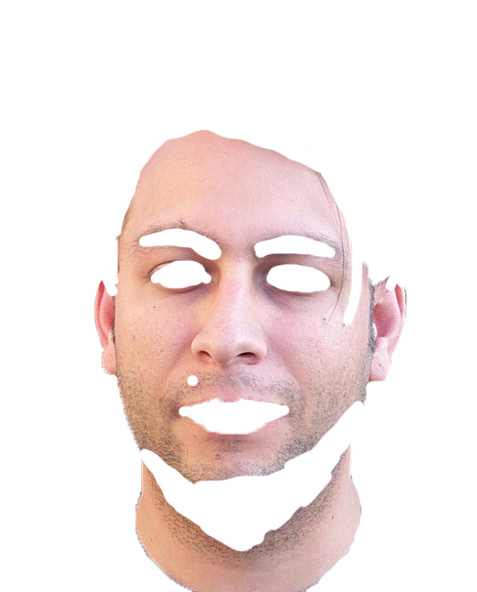
%> input picture skin/db0_2.jpg, 477 x 592 px; its folder holds 4 pictures in this run
$ octave --eval "result = skinprobabilitymatrix;"   (GNU Octave 9; MATLAB toolbox functions it lacks are replaced by stand-ins)
%> lines starting %> are read from the running program, lines starting %| are printed output that depends on the picture; in (x1, y1, x2, y2) boxes, pixels count from 0 and x2, y2 are one past the last pixel; in counts of white or black regions, pixels touching at a corner belong together; the program's own positions count from 1
function [prob_image] = skinprobabilitymatrix()
folder = "skin"; %%locate folder
imagefiles = dir(fullfile(folder,'*.jpg')); %%store the images
nfiles = length(imagefiles); %%define number of images.
Im = cell(1,nfiles); %%Allocate space

prob_image = zeros(256);

%Looping trough all skinmasks
for i = 1:nfiles

  filename=fullfile(folder,imagefiles(i).name); %%get filename of current image.
  %%subplot(nfiles, nfiles, i); %%define location to plot the image in our subplot.
  Im{i}=im2double(imread(filename)); %%Read the imagefile, convert to double and store it.
  %%imshow(Im{i}) %%Show the current image in a subplot.

  YCbCr = rgb2ycbcr(Im{i}); %%convert the first image in our folder to YCbCr.
%> YCbCr: size 592x477x3 double; mean of channels 1, 2, 3 0.854, 0.491, 0.525
  [Y, Cb, Cr] = imsplit(YCbCr); %%split the image into Y, Cb and Cr.'
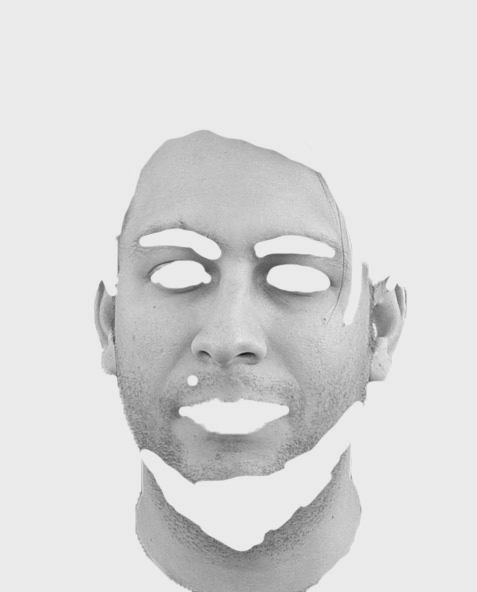
%> Y: size 592x477 double; min 0.099, max 0.922, mean 0.854
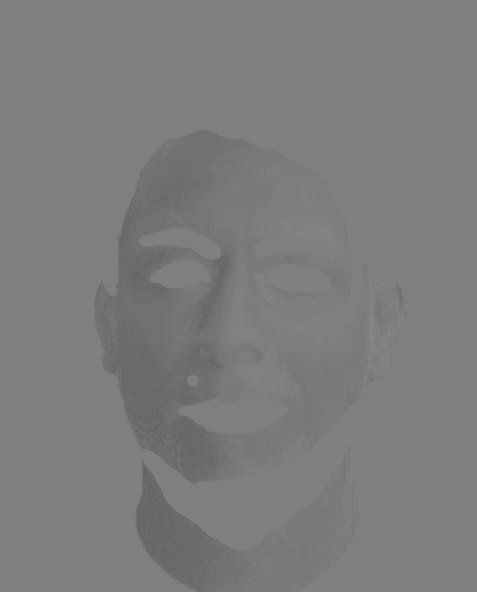
%> Cb: size 592x477 double; min 0.391, max 0.529, mean 0.491
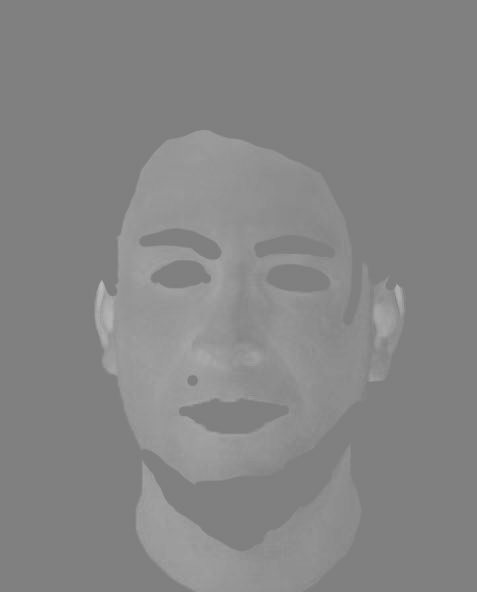
%> Cr: size 592x477 double; min 0.482, max 0.733, mean 0.525


  dim = size(Cb);
%> dim = [592 477]
  size2 = dim(1) * dim(2);
%> size2 = 282384
  arrayCb = reshape(Cb.',1,size2);
  arrayCr = reshape(Cr.',1, size2);
  arrayY = reshape(Y.',1, size2);

  %%For each pixel in image i, add the Cb and Cr value to the prob_image
  for k = 1:numel(arrayCr)

      if arrayY(k) < 0.92 %%White pixels have value 0.9216
        prob_image(round(arrayCb(k)*255), round(arrayCr(k)*255)) = prob_image(round(arrayCb(k)*255), round(arrayCr(k)*255)) + 1;      end

  end
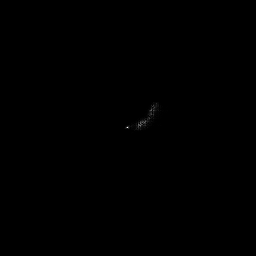
%> prob_image: size 256x256 double; min 0, max 2845, mean 1.4; drawn with min black and max white

end
%> pass 2 of the loop in skinprobabilitymatrix, `for i = 1:nfiles`:
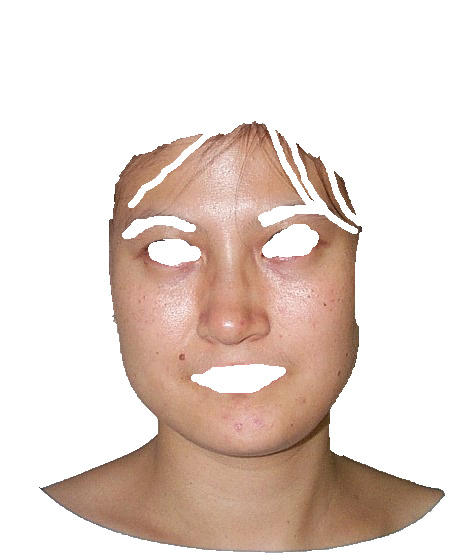
%> input picture skin/db0_3.jpg, 451 x 559 px
%> YCbCr: size 559x451x3 double; mean of channels 1, 2, 3 0.795, 0.479, 0.531
%> Y: size 559x451 double
%> Cb: size 559x451 double
%> in skinprobabilitymatrix, `[Y, Cb, Cr] = imsplit(YCbCr); %%split the image into Y, Cb and Cr.'`:
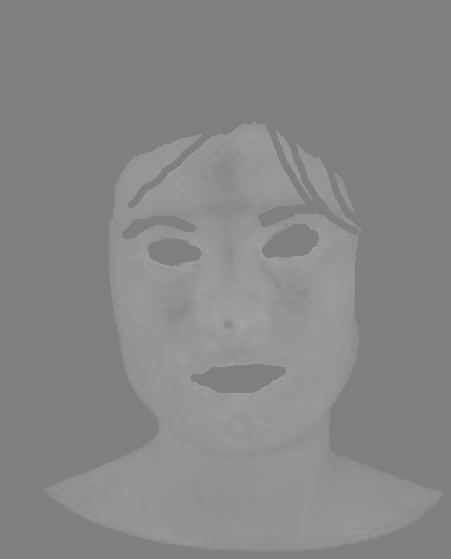
%> Cr: size 559x451 double; min 0.474, max 0.646, mean 0.531
%> after the loop in skinprobabilitymatrix, `for k = 1:numel(arrayCr)`:
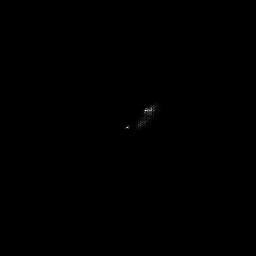
%> prob_image: size 256x256 double; 0.87% of pixels changed, all inside (x1, y1, x2, y2) = (120, 99, 165, 133); drawn with min black and max white
  %prob_image(128,128) = 0;

  prob_image = prob_image./max(prob_image(:));
  skinMatrix = prob_image;
  imwrite(prob_image, 'skinprobability.jpg');
  save('skinProbabilityMatrixData.mat', 'skinMatrix');


  %Save image
  [height,width,depth] = size(prob_image);
%> height = 256; width = 256; depth = 1

  x = 1:height
%> x = 256 values from 1 to 256
  y = 1:width
%> y = 256 values from 1 to 256
  f = prob_image;
  figure;
  h = surf(x,y,f);
  set(h,'LineStyle','none')
  xlabel('Cr');
  ylabel('Cb');
  zlabel('Probability');
  colorbar


  prob_image_large=imresize(prob_image, [2048 2048]);
  imwrite(prob_image_large, 'skinprobability_vis.jpg');
%> `result = skinprobabilitymatrix;`:
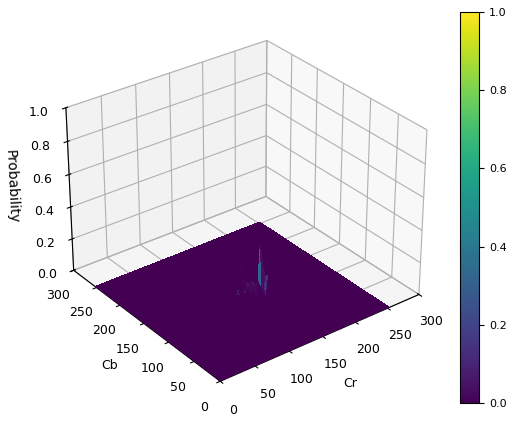
%> figure redrawn from the program's plot data


end
